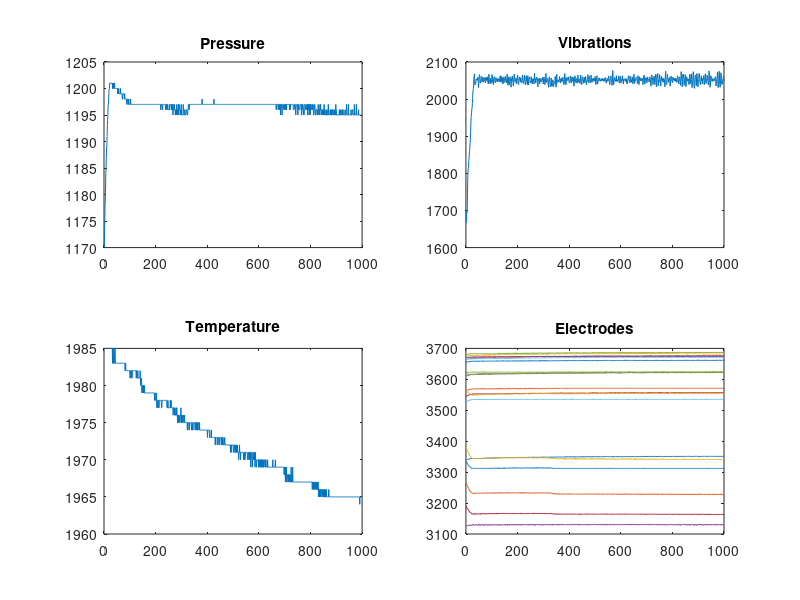

Reproduce this figure in MATLAB. (Note: this script raises an error after producing the figure.)
%% Initialization
clc;
clear;
close all;

%% Section A1
t = linspace(1,1000,1000);

%% acrylic
% Trial 1
load('PR_CW_DATA_2021/acrylic_211_01_HOLD')
figure;
subplot(2,2,1); plot(t,F0pdc);        title('Pressure');
subplot(2,2,2); plot(t,F0pac(2,:));   title('Vibrations');
subplot(2,2,3); plot(t,F0tdc);        title('Temperature');
subplot(2,2,4); plot(t,F0Electrodes); title('Electrodes');
sgtitle('PVT and Electrodes statistics for acrylic in trial 1');

% Trial 2
load('PR_CW_DATA_2021/acrylic_211_02_HOLD')
figure;
subplot(2,2,1); plot(t,F0pdc);        title('Pressure');
subplot(2,2,2); plot(t,F0pac(2,:));   title('Vibrations');
subplot(2,2,3); plot(t,F0tdc);        title('Temperature');
subplot(2,2,4); plot(t,F0Electrodes); title('Electrodes');
sgtitle('PVT and Electrodes statistics for acrylic in trial 2');

% Trial 6
load('PR_CW_DATA_2021/acrylic_211_06_HOLD')
figure;
subplot(2,2,1); plot(t,F0pdc);        title('Pressure');
subplot(2,2,2); plot(t,F0pac(2,:));   title('Vibrations');
subplot(2,2,3); plot(t,F0tdc);        title('Temperature');
subplot(2,2,4); plot(t,F0Electrodes); title('Electrodes');
sgtitle('PVT and Electrodes statistics for acrylic in trial 6');

%% black foam
% Trial 1
load('PR_CW_DATA_2021/black_foam_110_01_HOLD')
figure;
subplot(2,2,1); plot(t,F0pdc);        title('Pressure');
subplot(2,2,2); plot(t,F0pac(2,:));   title('Vibrations');
subplot(2,2,3); plot(t,F0tdc);        title('Temperature');
subplot(2,2,4); plot(t,F0Electrodes); title('Electrodes');
sgtitle('PVT and Electrodes statistics for black foam in trial 1');

% Trial 2
load('PR_CW_DATA_2021/black_foam_110_02_HOLD')
figure;
subplot(2,2,1); plot(t,F0pdc);        title('Pressure');
subplot(2,2,2); plot(t,F0pac(2,:));   title('Vibrations');
subplot(2,2,3); plot(t,F0tdc);        title('Temperature');
subplot(2,2,4); plot(t,F0Electrodes); title('Electrodes');
sgtitle('PVT and Electrodes statistics for black foam in trial 2');

% Trial 6
load('PR_CW_DATA_2021/black_foam_110_06_HOLD')
figure;
subplot(2,2,1); plot(t,F0pdc);        title('Pressure');
subplot(2,2,2); plot(t,F0pac(2,:));   title('Vibrations');
subplot(2,2,3); plot(t,F0tdc);        title('Temperature');
subplot(2,2,4); plot(t,F0Electrodes); title('Electrodes');
sgtitle('PVT and Electrodes statistics for black foam in trial 6');

%% car sponge
% Trial 1
load('PR_CW_DATA_2021/car_sponge_101_01_HOLD')
figure;
subplot(2,2,1); plot(t,F0pdc);        title('Pressure');
subplot(2,2,2); plot(t,F0pac(2,:));   title('Vibrations');
subplot(2,2,3); plot(t,F0tdc);        title('Temperature');
subplot(2,2,4); plot(t,F0Electrodes); title('Electrodes');
sgtitle('PVT and Electrodes statistics for car sponge in trial 1');

% Trial 2
load('PR_CW_DATA_2021/car_sponge_101_02_HOLD')
figure;
subplot(2,2,1); plot(t,F0pdc);        title('Pressure');
subplot(2,2,2); plot(t,F0pac(2,:));   title('Vibrations');
subplot(2,2,3); plot(t,F0tdc);        title('Temperature');
subplot(2,2,4); plot(t,F0Electrodes); title('Electrodes');
sgtitle('PVT and Electrodes statistics for car sponge in trial 2');

% Trial 6
load('PR_CW_DATA_2021/car_sponge_101_06_HOLD')
figure;
subplot(2,2,1); plot(t,F0pdc);        title('Pressure');
subplot(2,2,2); plot(t,F0pac(2,:));   title('Vibrations');
subplot(2,2,3); plot(t,F0tdc);        title('Temperature');
subplot(2,2,4); plot(t,F0Electrodes); title('Electrodes');
sgtitle('PVT and Electrodes statistics for car sponge in trial 6');

%% Quantitative Analysis
% average across trials for all the objects

% acrylic
sum_press = zeros(10,1000); 
sum_vib = zeros(10,1000); 
sum_temp = zeros(10,1000);
for i=1:9
    name_file = sprintf('PR_CW_DATA_2021/acrylic_211_0%d_HOLD',i);
    load(name_file);
    sum_press(i,:) = F0pdc;
    sum_vib(i,:) = F0pac(2,:);
    sum_temp(i,:)= F0tdc;
end
load('PR_CW_DATA_2021/acrylic_211_10_HOLD');
sum_press(10,:) = F0pdc;
sum_vib(10,:) = F0pac(2,:);
sum_temp(10,:)= F0tdc;
avg_press = mean(sum_press);
avg_vib = mean(sum_vib);
avg_temp = mean(sum_temp);
acrylic_avg = [avg_press; avg_vib; avg_temp];

% black foam
sum_press = zeros(10,1000); 
sum_vib = zeros(10,1000); 
sum_temp = zeros(10,1000);
for i=1:9
    name_file = sprintf('PR_CW_DATA_2021/black_foam_110_0%d_HOLD',i);
    load(name_file);
    sum_press(i,:)=F0pdc(1:1000);
    sum_vib(i,:) = F0pac(2,1:1000);
    sum_temp(i,:)= F0tdc(1:1000);
end
load('PR_CW_DATA_2021/black_foam_110_10_HOLD');
sum_press(10,:) = F0pdc;
sum_vib(10,:) = F0pac(2,:);
sum_temp(10,:)= F0tdc;
avg_press = mean(sum_press);
avg_vib = mean(sum_vib);
avg_temp = mean(sum_temp);
black_avg = [avg_press; avg_vib; avg_temp];

% car sponge
sum_press = zeros(10,1000); 
sum_vib = zeros(10,1000); 
sum_temp = zeros(10,1000);
for i=1:9
    name_file = sprintf('PR_CW_DATA_2021/car_sponge_101_0%d_HOLD',i);
    load(name_file);
    sum_press(i,:) = F0pdc;
    sum_vib(i,:) = F0pac(2,:);
    sum_temp(i,:)= F0tdc;
end
load('PR_CW_DATA_2021/car_sponge_101_10_HOLD');
sum_press(10,:) = F0pdc;
sum_vib(10,:) = F0pac(2,:);
sum_temp(10,:)= F0tdc;
avg_press = mean(sum_press);
avg_vib = mean(sum_vib);
avg_temp = mean(sum_temp);
car_avg = [avg_press; avg_vib; avg_temp];

% flour sack
sum_press = zeros(10,1000); 
sum_vib = zeros(10,1000); 
sum_temp = zeros(10,1000);
for i=1:9
    name_file = sprintf('PR_CW_DATA_2021/flour_sack_410_0%d_HOLD',i);
    load(name_file);
    sum_press(i,:) = F0pdc;
    sum_vib(i,:) = F0pac(2,:);
    sum_temp(i,:)= F0tdc;
end
load('PR_CW_DATA_2021/flour_sack_410_10_HOLD');
sum_press(10,:) = F0pdc;
sum_vib(10,:) = F0pac(2,:);
sum_temp(10,:)= F0tdc;
avg_press = mean(sum_press);
avg_vib = mean(sum_vib);
avg_temp = mean(sum_temp);
flour_avg = [avg_press; avg_vib; avg_temp];

% kitchen sponge
sum_press = zeros(10,1000); 
sum_vib = zeros(10,1000); 
sum_temp = zeros(10,1000);
for i=1:9
    name_file = sprintf('PR_CW_DATA_2021/kitchen_sponge_114_0%d_HOLD',i);
    load(name_file);
    sum_press(i,:) = F0pdc;
    sum_vib(i,:) = F0pac(2,:);
    sum_temp(i,:)= F0tdc;
end
load('PR_CW_DATA_2021/kitchen_sponge_114_10_HOLD');
sum_press(10,:) = F0pdc;
sum_vib(10,:) = F0pac(2,:);
sum_temp(10,:)= F0tdc;
avg_press = mean(sum_press);
avg_vib = mean(sum_vib);
avg_temp = mean(sum_temp);
kitchen_avg = [avg_press; avg_vib; avg_temp];

% steel vase
sum_press = zeros(10,1000);
sum_vib = zeros(10,1000); 
sum_temp = zeros(10,1000);
for i=1:9
    name_file = sprintf('PR_CW_DATA_2021/steel_vase_702_0%d_HOLD',i);
    load(name_file);
    sum_press(i,:) = F0pdc;
    sum_vib(i,:) = F0pac(2,:);
    sum_temp(i,:)= F0tdc;
end
load('PR_CW_DATA_2021/steel_vase_702_10_HOLD');
sum_press(10,:) = F0pdc;
sum_vib(10,:) = F0pac(2,:);
sum_temp(10,:)= F0tdc;
avg_press = mean(sum_press);
avg_vib = mean(sum_vib);
avg_temp = mean(sum_temp);
steel_avg = [avg_press; avg_vib; avg_temp];

%% Finding variance across objects for different parameters

all_press = [acrylic_avg(1,:); black_avg(1,:); car_avg(1,:); flour_avg(1,:); kitchen_avg(1,:); steel_avg(1,:)];

var_press = var(all_press,0,1);

all_vib = [acrylic_avg(2,:); black_avg(2,:); car_avg(2,:); flour_avg(2,:); kitchen_avg(2,:); steel_avg(2,:)];

var_vib = var(all_vib,0,1);

all_temp = [acrylic_avg(3,:); black_avg(3,:); car_avg(3,:); flour_avg(3,:); kitchen_avg(3,:); steel_avg(3,:)];

var_temp = var(all_temp,0,1);

% find time instance with highest variance
% [~, t_press] = max(var_press);
% [~, t_vib] = max(var_vib);
% [~, t_temp] = max(var_temp);
figure;
subplot(3,1,1);
plot(var_press,'LineWidth',1.5);
legend('Pressure')
xlabel('Time')
ylabel('Variance')
subplot(3,1,2);
plot(var_vib,'LineWidth',1.5);
legend('Vibration')
xlabel('Time')
ylabel('Variance')
subplot(3,1,3);
plot(var_temp,'LineWidth',1.5);
legend('Temperature')
xlabel('Time')
ylabel('Variance')
sgtitle('Variance for 3 dimensions against time')


%% Section A - 2

t = 50; % selected time step

% this contains the starting of the names of the different objects
Name = ["acrylic_211_" "black_foam_110_" "car_sponge_101_" "flour_sack_410_" "kitchen_sponge_114_" "steel_vase_702_"];

Pressure = zeros(6, 10);
Vibration = zeros(6, 10);
Temperature = zeros(6, 10);
Electrodes = zeros(6, 19, 10);

for i = 1:6
    for j = 1:10
        if j<10
            num = strcat(num2str(0), num2str(j));
        else
            num = num2str(j);
        end
        Name_temp = strcat('PR_CW_DATA_2021/',Name(1,i), num, "_HOLD.mat");
        load(Name_temp)

        Pressure(i, j) = F0pdc(1, t);
        Vibration(i, j) = F0pac(2, t);
        Temperature(i, j) = F0tdc(1, t);
        Electrodes(i, :, j) = F0Electrodes(:, t);
    end
end

% save the sampled data
%uisave({'Pressure','Vibration','Temperature'},'F0_PVT')
%uisave('Electrodes','F0_Electrodes')

%% Section A - 3
load("PR_CW_DATA_2021/F0_PVT.mat")

%X axis is pressure, y axis is vibration and z axis is temperature

p = reshape(Pressure', [1, 60]);
v = reshape(Vibration', [1, 60]);
t = reshape(Temperature', [1, 60]);

colors = ['r', 'g', 'b', 'm', 'k', 'c'];
n=0;

figure;
for i=1:10:60
    n=n+1;
    color = colors(n);
    scatter3(p(1, i:(i+9)),v(1,i:(i+9)),t(1, i:(i+9)),15,'filled',color); grid on; hold on;
end

xlabel('Pressure'); ylabel('Vibration'); zlabel('Temperature');
title('3D PVT scatter plot')
legend('acrylic','black foam','car sponge', 'flour sack', 'kitchen sponge','steel vase')